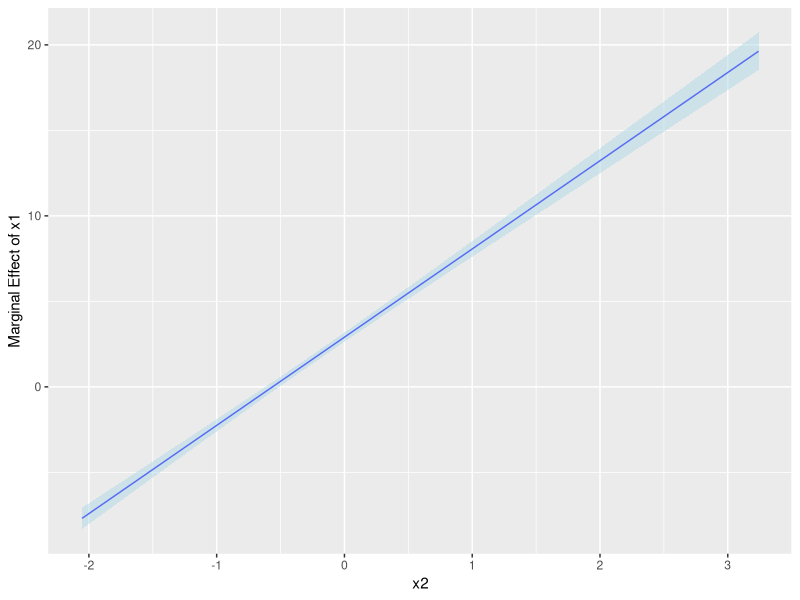

The R script that drew this image:
## ---- chunk 1
# データセットの作成
set.seed(123)
n <- 100
x1 <- rnorm(n)
x2 <- rnorm(n)
X3 <- x1 * x2  # 交差項

# yを生成
y <- 2 + 3 * x1 + 4 * x2 + 5 * X3 + rnorm(n)

data <- data.frame(y, x1, x2, X3)

# モデルの適合
model <- lm(y ~ x1 + x2 + X3, data = data)
summary(model)


## ---- chunk 2
calculate_marginal_effect_with_conf <- function(model, var1, interaction_term, 
                                                values_var2, conf_level = 0.95){
  # モデルの係数を取得
  coef <- coef(model)
  
  # var1の係数と交差項の係数を取得
  beta1 <- coef[var1]
  beta_interaction <- coef[interaction_term]
  
  # 限界効果を計算
  marginal_effect <- beta1 + beta_interaction * values_var2
  
  # 新しいデータフレームを作成
  new_data <- data.frame(x1 = rep(1, length(values_var2)),  # x1を固定
                         x2 = values_var2,                 # x2は変動
                         X3 = 1 * values_var2)             # X3 = x1 * x2
  
  # 予測値と標準誤差を含む信頼区間を計算
  predictions <- predict(model, newdata = new_data, se.fit = TRUE)
  
  # 信頼区間を調整
  critical_value <- qnorm(1 - (1 - conf_level) / 2)
  upper_conf <- marginal_effect + critical_value * predictions$se.fit
  lower_conf <- marginal_effect - critical_value * predictions$se.fit
  
  return(list(marginal_effect = marginal_effect, 
              upper_conf = upper_conf, 
              lower_conf = lower_conf))
}

# x2の範囲での限界効果と信頼区間を計算
values_var2 <- seq(min(data$x2), max(data$x2), length.out = 100)
results <- calculate_marginal_effect_with_conf(model, "x1", "X3", values_var2)
marginal_effects <- results$marginal_effect
upper_conf <- results$upper_conf
lower_conf <- results$lower_conf

# 限界効果と信頼区間を含むデータフレームを作成
df <- data.frame(x2 = values_var2,
                 marginal_effect = marginal_effects,
                 upper_conf = upper_conf,
                 lower_conf = lower_conf)

## ---- chunk 3
library(ggplot2)

# ggplotを使ったプロット
ggplot(df, aes(x = x2, y = marginal_effect)) +
  geom_line(color = "blue") +  # 限界効果の直線
  geom_ribbon(aes(ymin = lower_conf, ymax = upper_conf), 
              fill = "lightblue", alpha = 0.5) +  # 信頼区間のシェード
  labs(x = "x2", y = "Marginal Effect of x1")    # ラベルの設定
